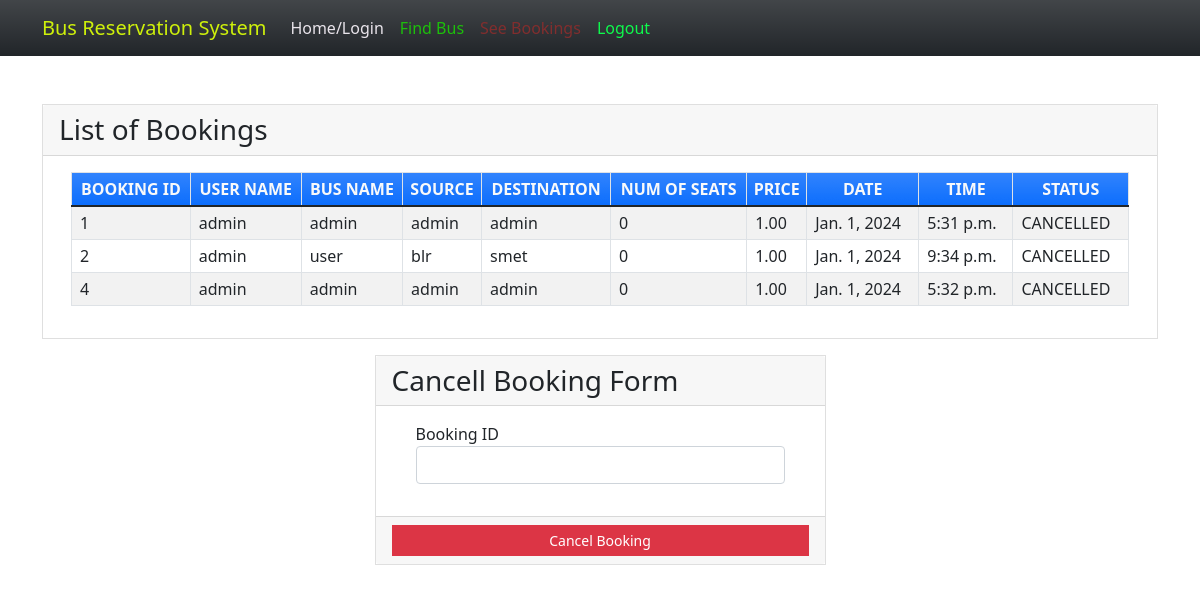
/seebookings (signed in), run on the app's committed database.
### myapp/models.py (models this page shows, shortened)
class Book(models.Model):
    BOOKED = 'B'
    CANCELLED = 'C'
    TICKET_STATUSES = ((BOOKED, 'Booked'),
                       (CANCELLED, 'Cancelled'),)
    email = models.EmailField()
    name = models.CharField(max_length=30)
    userid =models.DecimalField(decimal_places=0, max_digits=2)
    busid=models.DecimalField(decimal_places=0, max_digits=2)
    bus_name = models.CharField(max_length=30)
    source = models.CharField(max_length=30)
    dest = models.CharField(max_length=30)
    nos = models.DecimalField(decimal_places=0, max_digits=2)
    price = models.DecimalField(decimal_places=2, max_digits=6)
    date = models.DateField()
    time = models.TimeField()
    status = models.CharField(choices=TICKET_STATUSES, default=BOOKED, max_length=2)
    class Meta:
        verbose_name_plural = "List of Books"

### myapp/views.py (the view)
# urls.py: path('seebookings', views.seebookings, name="seebookings"),
@login_required(login_url='signin')
def seebookings(request,new={}):
    context = {}
    id_r = request.user.id
    book_list = Book.objects.filter(userid=id_r)
    if book_list:
        return render(request, 'myapp/booklist.html', locals())
    else:
        context["error"] = "Sorry no buses booked"
        return render(request, 'myapp/findbus.html', context)

### myapp/templates/myapp/booklist.html (shortened to what this page needs)
{% extends 'myapp/base.html' %} {% block content %}
<div class="container my-5">
    <div class="card rounded-0">
        <div class="card-header">
            <div class="card-title h3 mb-0">List of Bookings</div>
        </div>
        <div class="card-body">
            <div class="container-fluid">
                <table class="table table-bordered table-striped">
                    <thead>
                        <tr class="bg-gradient bg-primary text-light">
                            <th class="p-1 text-center">BOOKING ID</th>
                            <th class="p-1 text-center">USER NAME</th>
                            <th class="p-1 text-center">BUS NAME</th>
                            <th class="p-1 text-center">SOURCE</th>
                            <th class="p-1 text-center">DESTINATION</th>
                            <th class="p-1 text-center">NUM OF SEATS</th>
                            <th class="p-1 text-center">PRICE</th>
                            <th class="p-1 text-center">DATE</th>
                            <th class="p-1 text-center">TIME</th>
                            <th class="p-1 text-center">STATUS</th>
                        </tr>
                    </thead>
                    {% for row in book_list %}
                    <tr>
                        <td class="px-2 py-1 align-middle">{{row.id}}</td>
                        <td class="px-2 py-1 align-middle">{{row.name}}</td>
                        <td class="px-2 py-1 align-middle">{{row.bus_name}}</td>
                        <td class="px-2 py-1 align-middle">{{row.source}}</td>
                        <td class="px-2 py-1 align-middle">{{row.dest}}</td>
                        <td class="px-2 py-1 align-middle">{{row.nos}}</td>
                        <td class="px-2 py-1 align-middle">{{row.price}}</td>
                        <td class="px-2 py-1 align-middle">{{row.date}}</td>
                        <td class="px-2 py-1 align-middle">{{row.time}}</td>
                        <td class="px-2 py-1 align-middle">{{row.status}}</td>
                    </tr>
                    {% endfor %}
                </table>
            </div>
        </div>
    </div>
    <div class="row mt-3 justify-content-center">
        <div class="col-lg-5 col-md-7 col-sm-10 col-xs-12">
            <div class="card rounded-0">
                <div class="card-header">
                    <div class="card-title h3 mb-0">Cancell Booking Form</div>
                </div>
                <div class="card-body">
                    <div class="container-fluid">
                        <form action="{% url 'cancellings' %}" method="post" id="cancel-form">
                            <div class="mb-3">
                                <label for="bus_id" class="control-label">Booking ID</label>
                                <input name='bus_id' class="form-control" type="number" id="bus_id">
                            </div>
                        </form>
                    </div>
                </div>
                <div class="card-footer text-center">
                    <button class="btn btn-sm rounded-0 btn-danger w-100" form="cancel-form">Cancel Booking</button>
                </div>
            </div>
        </div>
    </div>
</div>
{% endblock %}

### myapp/templates/myapp/base.html (shortened to what this page needs)
<!doctype html>
<html lang="en">
<head>
    <link rel="stylesheet" href="https://cdn.jsdelivr.net/npm/bootstrap@5.1.3/dist/css/bootstrap.min.css">
</head>
<body>
<nav class="navbar navbar-expand-lg navbar-light bg-gradient bg-dark">
    <div class="container">
            <a class="navbar-brand" href="#" style="color: rgb(206, 240, 11);">Bus Reservation System</a>
        <div class="collapse navbar-collapse" id="navbarNavAltMarkup">
            <div class="navbar-nav" >
                <a class="nav-item nav-link active" href="{% url 'home' %}" style="color: rgb(233, 228, 235);">Home/Login</a>
                <a class="nav-item nav-link" href="{% url 'findbus' %}" style="color: rgb(29, 191, 11);">Find Bus</a>
                <a class="nav-item nav-link" href="{% url 'seebookings' %}" style="color: rgb(129, 46, 46);">See Bookings</a>
                {% if request.user.is_active %}
                <a class="nav-item nav-link " href="{% url 'signout' %}" style="color: rgb(15, 249, 77);">Logout</a>
                {% else %}
                <a class="nav-item nav-link " href="{% url 'signup' %}" style="color: rgb(175, 8, 97);">Registration</a>
                {% endif %}
            </div>
        </div>
    </div>
</nav>
{% block content %}
{% endblock %}
</body>
</html>

### myapp/templates/myapp/base.html (style rules this page uses)
body { background-image: url(https://img.freepik.com/premium-photo/three-red-buses-are-parked-row-front-building_902049-2181.jpg); background-repeat: no-repeat; background-size: cover; }

### data on the page
Book: id "1", name "admin", bus_name "admin", source "admin", dest "admin", nos "0", price "1.00", date "Jan. 1, 2024", time "5:31 p.m.", status "CANCELLED"
Book: id "2", name "admin", bus_name "user", source "blr", dest "smet", nos "0", price "1.00", date "Jan. 1, 2024", time "9:34 p.m.", status "CANCELLED"
Book: id "4", name "admin", bus_name "admin", source "admin", dest "admin", nos "0", price "1.00", date "Jan. 1, 2024", time "5:32 p.m.", status "CANCELLED"
